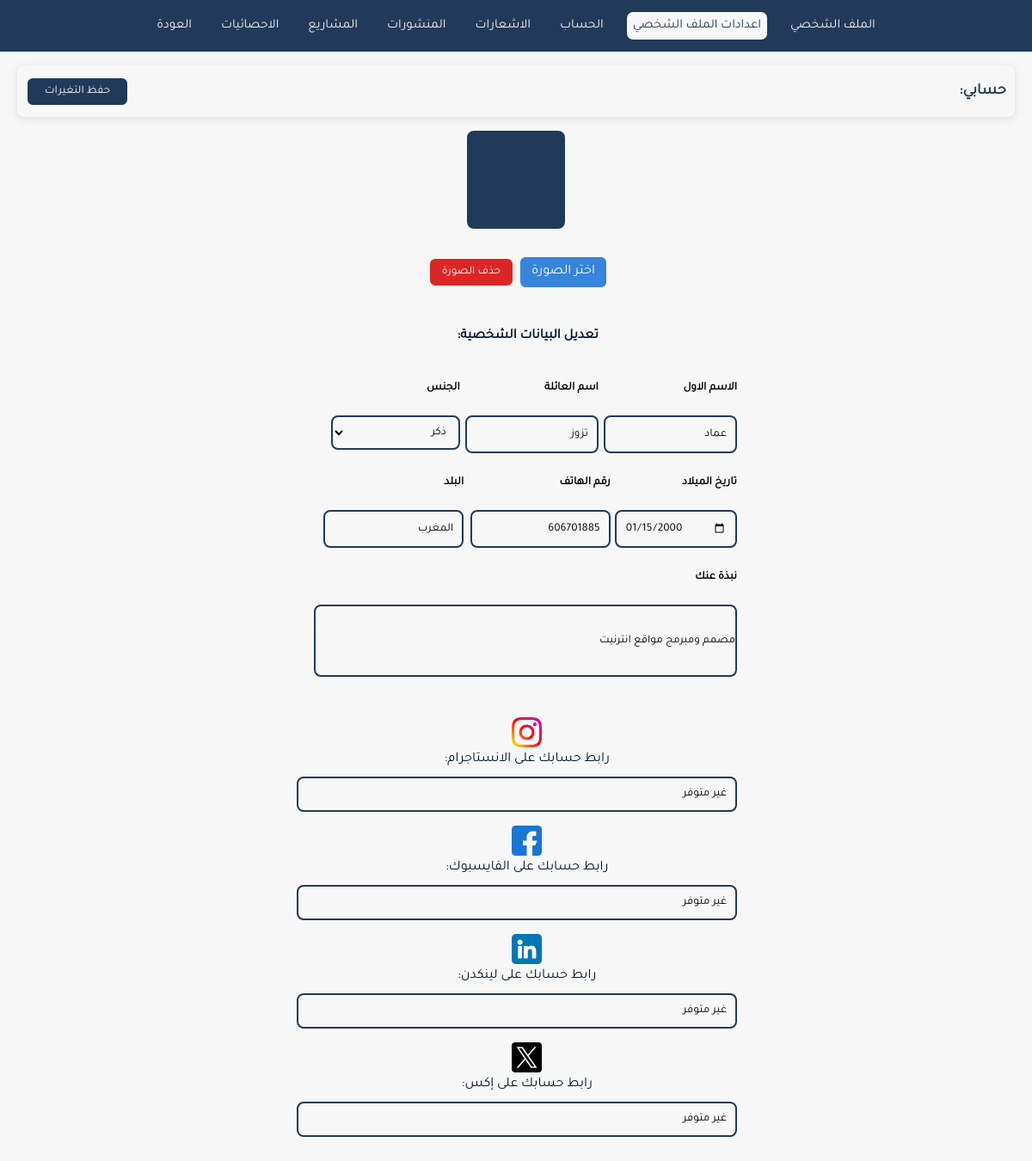
The app's page /profile/profile_setting.php (signed in) with its own data.
### tables this page shows
CREATE TABLE `user` (
  `user_id` int(11) NOT NULL,
  `firstname` varchar(25) NOT NULL,
  `lastname` varchar(25) NOT NULL,
  `email` varchar(50) NOT NULL,
  `password` varchar(50) NOT NULL,
  `phone` int(55) NOT NULL,
  `gender` varchar(55) NOT NULL DEFAULT 'غير متوفر',
  `datebirdth` date DEFAULT NULL,
  `country` varchar(100) NOT NULL DEFAULT 'غير متوفر',
  `description` varchar(255) NOT NULL DEFAULT 'غير متوفر',
  `instagram` varchar(255) NOT NULL DEFAULT 'غير متوفر',
  `facebook` varchar(255) NOT NULL DEFAULT 'غير متوفر',
  `twitter` varchar(255) NOT NULL DEFAULT 'غير متوفر',
  `linkedin` varchar(255) NOT NULL DEFAULT 'غير متوفر',
  `photo_profile` varchar(255) NOT NULL DEFAULT 'client.png'
);

### inc/init.php (called while the page is built, shortened)
<?php
$profile   = "../style/css/profile.css";
$homeP      = "../user/home.php";
$post 		= "post.php";
$profileS   = "profile_setting.php";
$project 	= 'project.php';
$static 	=  "static.php";
$notification = 'notification.php';
$accountS = 'account_setting.php';

### profile/profile_setting.php (the view, shortened to what this page needs)
<?php
include '../inc/init.php';
$email      = $_SESSION['data']->email;
$data = $mydb->prepare("SELECT * FROM user WHERE email = :email");
$data->bindParam(":email", $email);
$data->execute();
$info = $data->fetchObject();
?>
<!DOCTYPE html>
<html lang="en">
<head>
    <link rel="stylesheet" href="<?=$profile?>">
</head>
<body dir="rtl">
<?php
    include $_nav;
?>
<form method="POST" id="edit_profile2" enctype="multipart/form-data">
    <div class="text_head">
        <h4>حسابي:</h4>
        <button type="submit" name="SaveChange">حفظ التغيرات</button>
    </div>
    <div class="upload_photo">
        <div id="yourPhoto"></div>
        <div class="input_photo">
            <label for="inputFile" style="margin: 0" class="custom_upload_file">اختر الصورة</label>
            <button id="delete_photo" style="margin: 0 5px">حذف الصورة</button>
        </div>
        <h4 class="h4_edit_profile">
            تعديل البيانات الشخصية:
        </h4>
        <div class="edit_all">
            <div class="edit_container">
                <div class="edit_box">
                    <h5>الاسم الاول</h5>
                    <input type="text" name="new_firstName" value="<?=$info->firstname?>" placeholder="الاسم الشخصي" class="edit_input">
                </div>
                <div class="edit_box">
                    <h5>اسم العائلة</h5>
                    <input type="text" name="new_lastName" value="<?=$info->lastname?>" placeholder="الاسم العائلي" class="edit_input">
                </div>
                <div class="edit_box">
                    <h5> الجنس</h5>
                    <select name="gender" id="gender">
                        <option value="male" <?= ($info->gender === 'male') ? 'selected' : '' ?>>ذكر</option>
                    </select>
                </div>
            </div>
            <div class="edit_container">
                <div class="edit_box">
                    <h5>تاريخ الميلاد</h5>
                    <input type="date" name="newDateBirdth" value="<?=$info->datebirdth?>" placeholder="تاريخ الميلاد" class="edit_input">
                </div>
                <div class="edit_box">
                    <h5> رقم الهاتف</h5>
                    <input type="number" name="new_PhoneNumber" value="<?=$info->phone?>" placeholder="رقم الهاتف" class="edit_input">
                </div>
                <div class="edit_box">
                    <h5>البلد</h5>
                    <input type="text" name="new_country" placeholder="البلد" value="<?=$info->country?>" class="edit_input">
                </div>
            </div>
            <div class="edit_container">
                <div class="edit_box2">
                    <h5>نبذة عنك</h5>
                    <input type="text" name="description" value="<?=$info->description?>" id="description" placeholder="ملخص قصير عن سيرتك الذاتية يتضمن معلومات أساسية عن مجال تخصصك">
                </div>
            </div>
            <div class="edit_container">
                <div class="social_box">
                    <div class="social_box_icon">
                        <img src="../file/icons/instagram.png" alt="instagram">
                        رابط حسابك على الانستاجرام:
                    </div>
                    <input type="text" name="link_instagram" value="<?=$info->instagram?>" placeholder="www.instagram.com/arabic_generation_developer">
                </div>
            </div>
            <div class="edit_container">
                <div class="social_box">
                    <div class="social_box_icon">
                        <img src="../file/icons/facebook.png" alt="facebook">
                        رابط حسابك على الفايسبوك:
                    </div>
                    <input type="text" name="link_facebook" value="<?=$info->facebook?>" placeholder="www.facebook.com/arabic_generation_developer">
                </div>
            </div>
            <div class="edit_container">
                <div class="social_box">
                    <div class="social_box_icon">
                        <img src="../file/icons/linkedin.png" alt="linkedin">
                        رابط حسابك على لينكدن:
                    </div>
                    <input type="text" name="link_linkedin" value="<?=$info->linkedin?>" placeholder="www.linkedin.com/arabic_generation_developer">
                </div>
            </div>
            <div class="edit_container">
                <div class="social_box">
                    <div class="social_box_icon">
                        <img src="../file/icons/twitter.png" alt="x">
                        رابط حسابك على إكس:
                    </div>
                    <input type="text" name="link_x" value="<?=$info->twitter?>" placeholder="www.x.com/arabic_generation_developer">
                </div>
            </div>
        </div>
    </div>
</form>
</body>
</html>

### profile/_navbar.php (shortened to what this page needs)
<?php
include '../inc/init.php';
 ?>
<div id="navbar">
    <div id="nav">
    <ul>
    <li> <a href="profile.php" id="profile" class="active">الملف الشخصي</a></li>
        <li> <a href="<?=$profileS?>" id="edit_profile"> اعدادات الملف الشخصي</a></li>
        <li> <a href="<?=$accountS?>" id="edit_account">  الحساب</a></li>
        <li> <a href="<?=$notification?>" id="notification"> الاشعارات</a></li>
        <li> <a href="<?=$post?>" id="post">المنشورات</a></li>
        <li> <a href="<?=$project?>" id="project">المشاريع</a></li>
        <li> <a href="<?=$static?>" id="static">الاحصائيات</a></li>
        <li> <a href="<?=$homeP?>" id="logout"> العودة</a></li>
    </ul>
    </div>
</div>

### style/css/profile.css (style rules this page uses)
* { margin: 0; padding: 0; font-family: tajawal; }
#navbar { height: 60px; background: #223A59; display: flex; align-items: center; justify-content: center; }
#navbar #nav { width: 100%; height: 60px; background: #223A59; display: flex; align-items: center; justify-content: center; }
#navbar #nav ul { list-style: none; width: 95%; height: 60px; display: flex; align-items: center; justify-content: center; text-align: center; }
#navbar #nav ul li { height: 100%; display: flex; padding: 10px; align-items: center; justify-content: center; text-align: center; }
#navbar #nav ul li a { color: #f7f7f7; text-decoration: none; padding: 7px; width: auto; display: flex; border-radius: 7px; align-items: center; justify-content: center; text-align: center; transition: all .3s ease; font-size: 15px; }
.active { color: #223A59 !important; background: #f7f7f7 !important; }
body { height: fit-content; overflow-x: hidden; }
body { background: #f7f7f7; height: fit-content; }
form { height: fit-content; margin: 0 0 80px 0; }
#edit_profile2 { padding-top: 16px; width: 100%; background: #f7f7f7; display: flex; flex-direction: column; align-items: center; }
#edit_profile2 .text_head { padding: 10px; border-radius: 8px; box-shadow: 0 2px 10px rgba(0, 0, 0, 0.1); width: 95%; height: 40px; display: flex; align-items: center; justify-content: space-between; }
#edit_profile2 .text_head h4 { color: #223A59; font-size: 18px; }
#edit_profile2 .text_head button { width: 120px; height: 35px; background: #223A59; border-radius: 8px; color: #f7f7f7; outline: none; border: 2px solid #f7f7f7; transition: all .3s ease; }
#edit_profile2 .upload_photo { margin-top: 16px; height: fit-content; display: flex; flex-direction: column; width: 99%; text-align: center; justify-content: center; align-items: center; }
#edit_profile2 .upload_photo #yourPhoto { padding: 5px; width: 100px; height: 100px; border: 2px solid #223A59; border-radius: 8px; background: #223A59; }
#edit_profile2 .upload_photo .input_photo { display: flex; height: 100px; justify-content: center; align-items: center; }
#edit_profile2 .upload_photo .input_photo .custom_upload_file { display: flex; align-items: center; justify-content: center; color: #f7f7f7; background: #3684DB; height: 35px; width: 100px; border-radius: 8px; transition: all .3s ease; border: 2px solid #f7f7f7; }
#edit_profile2 .upload_photo .input_photo #delete_photo { width: 100px; height: 35px; color: #f7f7f7; background: #dc2626; margin-top: 16px; border-radius: 8px; outline: none; border: 2px solid #f7f7f7; transition: all .3s ease; }
.h4_edit_profile { color: #031930; align-self: flex-start; width: 95%; margin: 16px; }
.edit_container { margin-top: 16px; width: 95%; height: auto; justify-content: space-between; display: flex; }
.edit_container .social_box { width: 100%; height: 70px; }
.edit_container .social_box .social_box_icon { display: flex; align-items: center; justify-content: flex-start; margin: 10px 0; color: #031930; }
.edit_container .social_box .social_box_icon img { width: 35px; height: 35px; }
.edit_container .social_box input { background: transparent; width: 100%; height: 40px; border-radius: 8px; border: 2px solid #223A59; }
.edit_container .edit_box2 { width: 100%; height: 130px; }
.edit_container .edit_box2 h5 { height: 30px; display: flex; align-self: flex-start; margin: 10px 0; }
.edit_container .edit_box2 #description { width: 100%; height: 80px; border-radius: 8px; outline: none; margin-bottom: 16px; background: transparent; border: 2px solid #223A59; }
.edit_container .edit_box { margin-left: 16px; width: fit-content; height: fit-content; display: flex; flex-direction: column; }
.edit_container .edit_box #gender { width: 150px; height: 40px; border: 2px solid #223A59; border-radius: 8px; background: transparent; padding: 0 10px; }
.edit_container .edit_box h5 { height: 30px; align-self: flex-start; margin: 10px 0; }
.edit_container .edit_box .edit_input { height: 40px; width: 90%; margin: auto; border: 2px solid #223A59; border-radius: 8px; padding: 0 10px; background: transparent; }
.social_box { display: flex; flex-direction: column; margin: 20px 0; }
.social_box_icon { display: flex; flex-direction: column; }
.social_box_icon img { margin: 5px 0; }
.social_box_icon + input { height: fit-content; padding: 10px; }

### records on screen
user: new_firstName "عماد", new_lastName "تزوز", gender "ذكر", newDateBirdth "01/15/2000", new_PhoneNumber "606701885", new_country "المغرب", description "مصمم ومبرمج مواقع انترنيت", link_instagram "غير متوفر", link_facebook "غير متوفر", link_linkedin "غير متوفر", link_x "غير متوفر"
